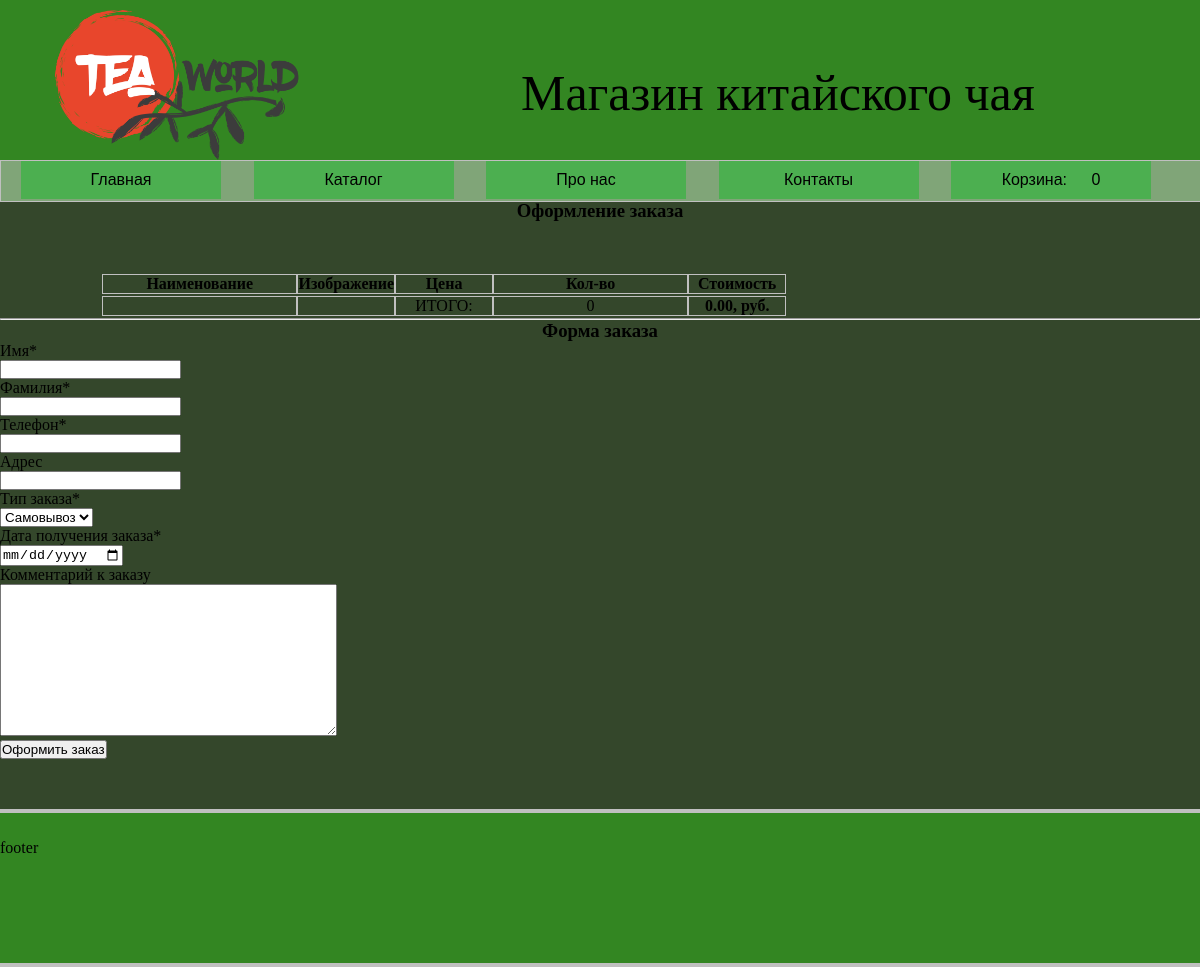
Screenshot of /checkout/ (signed in) with the database file from the repository.
### mainapp/models.py (models this page shows, shortened)
class Cart(models.Model):
    owner = models.ForeignKey('Customer', null=True, verbose_name='Владелец', on_delete=models.CASCADE)
    products = models.ManyToManyField(CartProduct, blank=True, related_name='related_cart')
    total_products = models.PositiveIntegerField(default=0)
    final_price = models.DecimalField(max_digits=9, default=0, decimal_places=2, verbose_name='Общая цена')
    in_order = models.BooleanField(default=False)
    for_anonymous_user = models.BooleanField(default=False)

### mainapp/views.py (the view)
# urls.py: path('checkout/', CheckoutView.as_view(), name='checkout'),
class CheckoutView(CartMixin, View):
    def get(self, request, *args, **kwargs):
        categories = Category.objects.get_categories_for_left_sidebar()
        form = OrderForm(request.POST or None)
        context = {
            'cart': self.cart,
            'categories': categories,
            'form': form
        }
        return render(request, 'checkout.html', context)

### mainapp/forms.py
class OrderForm(forms.ModelForm):
    def __init__(self, *args, **kwargs):
        super().__init__(*args, **kwargs)
        self.fields['order_date'].label = 'Дата получения заказа'
    order_date = forms.DateField(widget=forms.TextInput(attrs={'type': 'date'}))
    class Meta:
        model = Order
        fields = (
            'first_name', 'last_name', 'phone', 'address', 'buying_type', 'order_date', 'comment'
        )

### mainapp/mixins.py (called while the page is built)
    def dispatch(self, request, *args, **kwargs):
        if request.user.is_authenticated:
            customer = Customer.objects.filter(user=request.user).first()
            if not customer:
                customer = Customer.objects.create(
                    user=request.user
                )
            cart = Cart.objects.filter(owner=customer, in_order=False).first()
            if not cart:
                cart = Cart.objects.create(owner=customer)
        else:
            cart = Cart.objects.filter(for_anonimous_user=True).first()
            if not cart:
                cart = Cart.objects.create(for_anonimous_user=True)
        self.cart = cart
        return super().dispatch(request, *args, **kwargs)

### mainapp/models.py (called while the page is built)
def get_models_for_count(*model_names):
    return [models.Count(model_name) for model_name in model_names]

    def get_queryset(self):
        return super().get_queryset()

    def get_categories_for_left_sidebar(self):
        models = get_models_for_count('teaproduct')
        qs = list(self.get_queryset().annotate(*models))
        data = [dict(name=c.name, url=c.get_absolute_url(), count=getattr(c, self.CATEGORY_NAME_COUNT_NAME[c.name])) for c in qs]
        return data

    def get_absolute_url(self):
        return reverse('category_detail', kwargs={'slug': self.slug})

### mainapp/templates/checkout.html (shortened to what this page needs)
{% extends 'base.html' %}
{% load crispy_forms_tags %}
{% block content %}
<h3 class="cart_cart">Оформление заказа</h3>
<table class="table">
  <thead>
    <tr class="tr">
      <th class="th">Наименование</th>
      <th class="th">Изображение</th>
      <th class="th">Цена</th>
      <th class="th">Кол-во</th>
      <th class="th">Стоимость</th>
    </tr>
  </thead>
  <tbody>
    <tr class="tr">
      <td class="td"></td>
      <td class="td"></td>
      <td class="td">ИТОГО:</td>
      <td class="td">{{ cart.total_products }}</td>
      <td class="td"><strong>{{ cart.final_price }}, руб.</strong></td>
    </tr>
  </tbody>
</table>
<hr>
<h3 class="cart_cart">Форма заказа</h3>
<form action="{% url 'make_order' %}" method="POST">
  {{ form|crispy }}
  <input type="submit" value="Оформить заказ">
</form>
{% endblock content  %}

### mainapp/templates/base.html (shortened to what this page needs)
<!DOCTYPE html>
{% load static %}
<html lang="ru">
    <head>
        <link rel="stylesheet" href="{% static 'css/main.css'%}" type="text/css">
    </head>
    <body>
        <header id="header">
            <img id="img_logo" src="{% static 'media/logo.png' %}" alt="Логотип"> <a id="logo">Магазин китайского чая</a>
            <nav id="nav1">
                <span class="dropdown"><button class="dropbtn" onclick="window.location.href = '{% url 'base' %}';">Главная</button></span>
                <span class="dropdown">
                    <button class="dropbtn">Каталог</button>
                </span>
                <span class="dropdown"><button class="dropbtn">Про нас</button></span>
                <span class="dropdown"><button class="dropbtn">Контакты</button></span>
                <span class="dropdown"><button class="dropbtn" onclick="window.location.href = '{% url 'cart' %}';">Корзина: <span>{{ cart.products.count }}</span></button></span>
            </nav>
        </header>
        {% block content %}{% endblock content %}
        <footer id="footer">footer</footer>
    </body>
</html>

### mainapp/static/css/main.css (style rules this page uses)
* { margin: 0px; padding: 0px; }
body { background: rgb(52, 71, 43); background-size: cover; }
#header { width: 100%; height: 200px; background: #338622; color: rgb(0, 0, 0); line-height: 5px; float: left; font-size: 50px; }
#img_logo { height: 75%; margin-top: 10px; margin-left: 50px; }
#logo { position: relative; left: 200px; top: -50px; }
#nav1 { width: 100%; height: 40px; border: 1px solid silver; background: #80a578; }
#nav1 span { margin-left: 20px; }
#nav1 span button { width: 200px; }
.cart_cart { text-align: center }
.table { margin-top: 50px; }
.tr { display: grid; grid-template-columns: 2fr 1fr 1fr 2fr 1fr 2fr; margin-left: 100px; margin-right: 100px; }
.th { border: 1px solid silver; }
.td { border: 1px solid silver; text-align: center; }
#footer { width: 100%; height: 150px; border-bottom: 4px solid silver; background: #338622; color: rgb(0, 0, 0); line-height: 70px; float: left; margin-top: 50px; border-top: 4px solid silver; }
.dropbtn { background-color: #4CAF50; color: black; padding: 10px; font-size: 16px; border: none; cursor: pointer; }
.dropdown { position: relative; display: inline-block; }

### rows the page displays
Cart: products.count "0", total_products "0", final_price "0.00"
